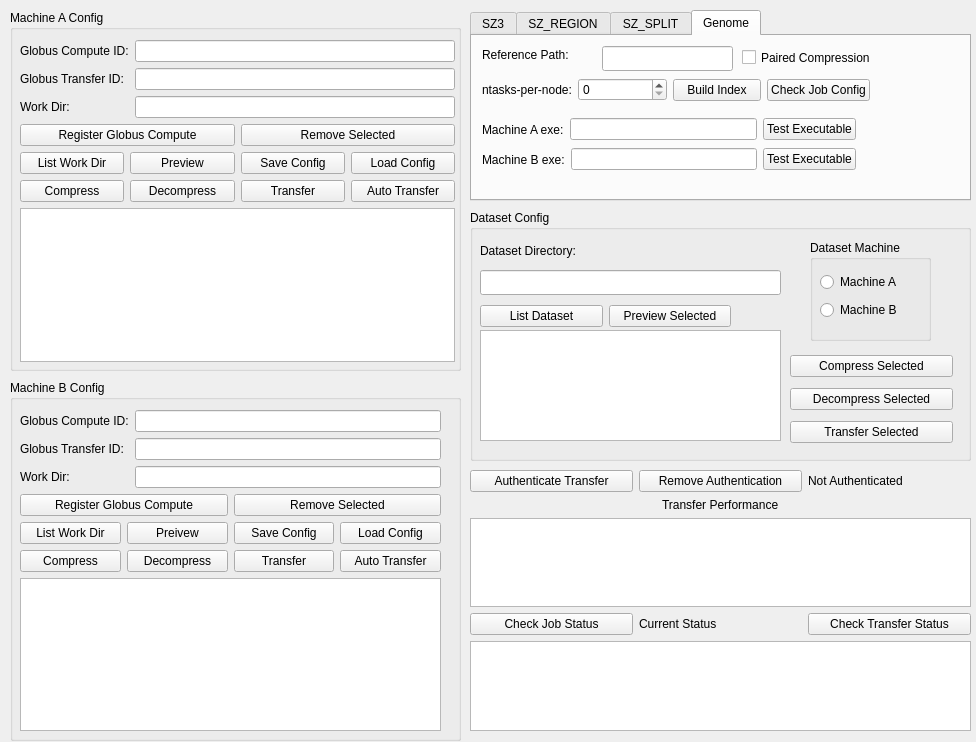
<?xml version="1.0" encoding="UTF-8"?>
<ui version="4.0">
 <class>Dialog</class>
 <widget class="QDialog" name="Dialog">
  <property name="geometry">
   <rect>
    <x>0</x>
    <y>0</y>
    <width>976</width>
    <height>742</height>
   </rect>
  </property>
  <property name="windowTitle">
   <string>GlobaZip</string>
  </property>
  <widget class="QTabWidget" name="compressorTabWdiget">
   <property name="geometry">
    <rect>
     <x>470</x>
     <y>10</y>
     <width>501</width>
     <height>191</height>
    </rect>
   </property>
   <property name="currentIndex">
    <number>3</number>
   </property>
   <widget class="QWidget" name="SZ3_tab">
    <attribute name="title">
     <string>SZ3</string>
    </attribute>
    <widget class="QGroupBox" name="error_bound_mode_groupbox">
     <property name="geometry">
      <rect>
       <x>270</x>
       <y>10</y>
       <width>191</width>
       <height>81</height>
      </rect>
     </property>
     <property name="title">
      <string>Error Bound Mode</string>
     </property>
     <widget class="QRadioButton" name="abs_mode_radio_button">
      <property name="geometry">
       <rect>
        <x>10</x>
        <y>30</y>
        <width>112</width>
        <height>23</height>
       </rect>
      </property>
      <property name="text">
       <string>ABS</string>
      </property>
     </widget>
     <widget class="QRadioButton" name="rel_radio_button">
      <property name="geometry">
       <rect>
        <x>60</x>
        <y>30</y>
        <width>112</width>
        <height>23</height>
       </rect>
      </property>
      <property name="text">
       <string>REL</string>
      </property>
     </widget>
     <widget class="QRadioButton" name="abs_and_rel_radio_button">
      <property name="geometry">
       <rect>
        <x>10</x>
        <y>50</y>
        <width>131</width>
        <height>23</height>
       </rect>
      </property>
      <property name="text">
       <string>ABS_AND_REL</string>
      </property>
     </widget>
    </widget>
    <widget class="QWidget" name="layoutWidget">
     <property name="geometry">
      <rect>
       <x>10</x>
       <y>90</y>
       <width>358</width>
       <height>33</height>
      </rect>
     </property>
     <layout class="QHBoxLayout" name="horizontalLayout_3">
      <item>
       <widget class="QLabel" name="label_12">
        <property name="text">
         <string>Machine A exe:</string>
        </property>
       </widget>
      </item>
      <item>
       <widget class="QLineEdit" name="sz3_executable_lineEdit_MA"/>
      </item>
      <item>
       <widget class="QPushButton" name="test_executable_button_ma">
        <property name="text">
         <string>Test Executable</string>
        </property>
       </widget>
      </item>
     </layout>
    </widget>
    <widget class="QWidget" name="layoutWidget">
     <property name="geometry">
      <rect>
       <x>10</x>
       <y>120</y>
       <width>358</width>
       <height>33</height>
      </rect>
     </property>
     <layout class="QHBoxLayout" name="horizontalLayout_4">
      <item>
       <widget class="QLabel" name="label_15">
        <property name="text">
         <string>Machine B exe:</string>
        </property>
       </widget>
      </item>
      <item>
       <widget class="QLineEdit" name="sz3_executable_lineEdit_MB"/>
      </item>
      <item>
       <widget class="QPushButton" name="test_executable_button_mb">
        <property name="text">
         <string>Test Executable</string>
        </property>
       </widget>
      </item>
     </layout>
    </widget>
    <widget class="QWidget" name="layoutWidget">
     <property name="geometry">
      <rect>
       <x>10</x>
       <y>20</y>
       <width>233</width>
       <height>27</height>
      </rect>
     </property>
     <layout class="QHBoxLayout" name="horizontalLayout_11">
      <item>
       <widget class="QLabel" name="label_7">
        <property name="text">
         <string>Data Dimension:</string>
        </property>
       </widget>
      </item>
      <item>
       <widget class="QLineEdit" name="data_dimension_lineEdit"/>
      </item>
     </layout>
    </widget>
    <widget class="QWidget" name="layoutWidget">
     <property name="geometry">
      <rect>
       <x>10</x>
       <y>60</y>
       <width>210</width>
       <height>27</height>
      </rect>
     </property>
     <layout class="QHBoxLayout" name="horizontalLayout_12">
      <item>
       <widget class="QLabel" name="label_8">
        <property name="text">
         <string>Error Bound:</string>
        </property>
       </widget>
      </item>
      <item>
       <widget class="QLineEdit" name="error_bound_lineEdit"/>
      </item>
     </layout>
    </widget>
   </widget>
   <widget class="QWidget" name="SZ_REGION_tab">
    <attribute name="title">
     <string>SZ_REGION</string>
    </attribute>
    <widget class="QWidget" name="layoutWidget">
     <property name="geometry">
      <rect>
       <x>10</x>
       <y>10</y>
       <width>443</width>
       <height>143</height>
      </rect>
     </property>
     <layout class="QVBoxLayout" name="verticalLayout_6">
      <item>
       <widget class="QLabel" name="label_11">
        <property name="text">
         <string>Please set default error bound and data dimension in the SZ3 tab</string>
        </property>
       </widget>
      </item>
      <item>
       <layout class="QHBoxLayout" name="horizontalLayout_14">
        <item>
         <widget class="QLabel" name="label_16">
          <property name="text">
           <string>Machine A exe:</string>
          </property>
         </widget>
        </item>
        <item>
         <widget class="QLineEdit" name="sz_region_executable_lineEdit_MA"/>
        </item>
        <item>
         <widget class="QPushButton" name="test_szregion_executable_button_ma">
          <property name="text">
           <string>Test Executable</string>
          </property>
         </widget>
        </item>
       </layout>
      </item>
      <item>
       <layout class="QHBoxLayout" name="horizontalLayout_15">
        <item>
         <widget class="QLabel" name="label_17">
          <property name="text">
           <string>Machine B exe:</string>
          </property>
         </widget>
        </item>
        <item>
         <widget class="QLineEdit" name="sz_region_executable_lineEdit_MB"/>
        </item>
        <item>
         <widget class="QPushButton" name="test_szregion_executable_button_mb">
          <property name="text">
           <string>Test Executable</string>
          </property>
         </widget>
        </item>
       </layout>
      </item>
      <item>
       <layout class="QHBoxLayout" name="horizontalLayout_16">
        <item>
         <widget class="QLabel" name="region_range_selection_status_label">
          <property name="text">
           <string>Not Selected</string>
          </property>
         </widget>
        </item>
        <item>
         <widget class="QLabel" name="label_18">
          <property name="text">
           <string>Preview data to set ranges or regions</string>
          </property>
         </widget>
        </item>
       </layout>
      </item>
      <item>
       <layout class="QHBoxLayout" name="horizontalLayout_13">
        <item>
         <widget class="QRadioButton" name="multi_range_compress_radio_button">
          <property name="text">
           <string>Multi-range compression</string>
          </property>
         </widget>
        </item>
        <item>
         <widget class="QRadioButton" name="multi_region_compress_radio_button">
          <property name="text">
           <string>Multi-region compression</string>
          </property>
         </widget>
        </item>
       </layout>
      </item>
     </layout>
    </widget>
   </widget>
   <widget class="QWidget" name="SZ_SPLIT_tab">
    <attribute name="title">
     <string>SZ_SPLIT</string>
    </attribute>
    <widget class="QLabel" name="label_19">
     <property name="geometry">
      <rect>
       <x>30</x>
       <y>10</y>
       <width>441</width>
       <height>19</height>
      </rect>
     </property>
     <property name="text">
      <string>Please set error bound and data dimension in the SZ3 tab</string>
     </property>
    </widget>
    <widget class="QWidget" name="layoutWidget_2">
     <property name="geometry">
      <rect>
       <x>10</x>
       <y>100</y>
       <width>374</width>
       <height>27</height>
      </rect>
     </property>
     <layout class="QHBoxLayout" name="horizontalLayout_18">
      <item>
       <widget class="QLabel" name="label_22">
        <property name="text">
         <string>Machine A exe:</string>
        </property>
       </widget>
      </item>
      <item>
       <widget class="QLineEdit" name="sz_split_executable_lineEdit_MA"/>
      </item>
      <item>
       <widget class="QPushButton" name="test_szsplit_executable_button_ma">
        <property name="text">
         <string>Test Executable</string>
        </property>
       </widget>
      </item>
     </layout>
    </widget>
    <widget class="QWidget" name="layoutWidget_3">
     <property name="geometry">
      <rect>
       <x>10</x>
       <y>130</y>
       <width>374</width>
       <height>27</height>
      </rect>
     </property>
     <layout class="QHBoxLayout" name="horizontalLayout_19">
      <item>
       <widget class="QLabel" name="label_23">
        <property name="text">
         <string>Machine B exe:</string>
        </property>
       </widget>
      </item>
      <item>
       <widget class="QLineEdit" name="sz_split_executable_lineEdit_MB"/>
      </item>
      <item>
       <widget class="QPushButton" name="test_szsplit_executable_button_mb">
        <property name="text">
         <string>Test Executable</string>
        </property>
       </widget>
      </item>
     </layout>
    </widget>
    <widget class="QWidget" name="">
     <property name="geometry">
      <rect>
       <x>10</x>
       <y>40</y>
       <width>372</width>
       <height>28</height>
      </rect>
     </property>
     <layout class="QHBoxLayout" name="horizontalLayout_17">
      <item>
       <widget class="QLabel" name="label_20">
        <property name="text">
         <string>nNode:</string>
        </property>
       </widget>
      </item>
      <item>
       <widget class="QSpinBox" name="szSplitnNodeSpinBox">
        <property name="maximum">
         <number>16</number>
        </property>
        <property name="value">
         <number>1</number>
        </property>
       </widget>
      </item>
      <item>
       <widget class="QLabel" name="label_21">
        <property name="text">
         <string>ntasks-per-node:</string>
        </property>
       </widget>
      </item>
      <item>
       <widget class="QSpinBox" name="szSplitnTaskSpinBox"/>
      </item>
      <item>
       <widget class="QCheckBox" name="szSplitmpiModecheckBox">
        <property name="text">
         <string>MPI mode</string>
        </property>
       </widget>
      </item>
     </layout>
    </widget>
    <widget class="QWidget" name="">
     <property name="geometry">
      <rect>
       <x>10</x>
       <y>70</y>
       <width>266</width>
       <height>28</height>
      </rect>
     </property>
     <layout class="QHBoxLayout" name="horizontalLayout_23">
      <item>
       <widget class="QLabel" name="label_27">
        <property name="text">
         <string>layer depth:</string>
        </property>
       </widget>
      </item>
      <item>
       <widget class="QSpinBox" name="szSplitLayerDepthSpinBox"/>
      </item>
      <item>
       <widget class="QPushButton" name="checkSZsplitJobConfigButton">
        <property name="text">
         <string>Check Job Config</string>
        </property>
       </widget>
      </item>
     </layout>
    </widget>
   </widget>
   <widget class="QWidget" name="Genome_tab">
    <attribute name="title">
     <string>Genome</string>
    </attribute>
    <widget class="QLabel" name="label_10">
     <property name="geometry">
      <rect>
       <x>10</x>
       <y>10</y>
       <width>111</width>
       <height>17</height>
      </rect>
     </property>
     <property name="text">
      <string>Reference Path:</string>
     </property>
    </widget>
    <widget class="QLineEdit" name="referencePath_lineEdit">
     <property name="geometry">
      <rect>
       <x>130</x>
       <y>10</y>
       <width>131</width>
       <height>25</height>
      </rect>
     </property>
    </widget>
    <widget class="QCheckBox" name="paired_compression_checkbox">
     <property name="geometry">
      <rect>
       <x>270</x>
       <y>10</y>
       <width>161</width>
       <height>23</height>
      </rect>
     </property>
     <property name="text">
      <string>Paired Compression</string>
     </property>
    </widget>
    <widget class="QWidget" name="layoutWidget_4">
     <property name="geometry">
      <rect>
       <x>10</x>
       <y>40</y>
       <width>388</width>
       <height>28</height>
      </rect>
     </property>
     <layout class="QHBoxLayout" name="horizontalLayout_20">
      <item>
       <widget class="QLabel" name="label_25">
        <property name="text">
         <string>ntasks-per-node:</string>
        </property>
       </widget>
      </item>
      <item>
       <widget class="QSpinBox" name="genome_ntasks_spinbox"/>
      </item>
      <item>
       <widget class="QPushButton" name="buildIndexButton">
        <property name="text">
         <string>Build Index</string>
        </property>
       </widget>
      </item>
      <item>
       <widget class="QPushButton" name="checkGenomeJobConfigButton">
        <property name="text">
         <string>Check Job Config</string>
        </property>
       </widget>
      </item>
     </layout>
    </widget>
    <widget class="QWidget" name="layoutWidget_5">
     <property name="geometry">
      <rect>
       <x>10</x>
       <y>80</y>
       <width>374</width>
       <height>27</height>
      </rect>
     </property>
     <layout class="QHBoxLayout" name="horizontalLayout_21">
      <item>
       <widget class="QLabel" name="label_24">
        <property name="text">
         <string>Machine A exe:</string>
        </property>
       </widget>
      </item>
      <item>
       <widget class="QLineEdit" name="genome_executable_lineEdit_MA"/>
      </item>
      <item>
       <widget class="QPushButton" name="test_genome_executable_button_ma">
        <property name="text">
         <string>Test Executable</string>
        </property>
       </widget>
      </item>
     </layout>
    </widget>
    <widget class="QWidget" name="layoutWidget_6">
     <property name="geometry">
      <rect>
       <x>10</x>
       <y>110</y>
       <width>374</width>
       <height>27</height>
      </rect>
     </property>
     <layout class="QHBoxLayout" name="horizontalLayout_22">
      <item>
       <widget class="QLabel" name="label_26">
        <property name="text">
         <string>Machine B exe:</string>
        </property>
       </widget>
      </item>
      <item>
       <widget class="QLineEdit" name="genome_executable_lineEdit_MB"/>
      </item>
      <item>
       <widget class="QPushButton" name="test_genome_executable_button_mb">
        <property name="text">
         <string>Test Executable</string>
        </property>
       </widget>
      </item>
     </layout>
    </widget>
   </widget>
  </widget>
  <widget class="QGroupBox" name="groupBox">
   <property name="geometry">
    <rect>
     <x>10</x>
     <y>10</y>
     <width>451</width>
     <height>361</height>
    </rect>
   </property>
   <property name="title">
    <string>Machine A Config</string>
   </property>
   <widget class="QWidget" name="layoutWidget">
    <property name="geometry">
     <rect>
      <x>10</x>
      <y>30</y>
      <width>435</width>
      <height>322</height>
     </rect>
    </property>
    <layout class="QVBoxLayout" name="verticalLayout">
     <item>
      <layout class="QFormLayout" name="formLayout">
       <item row="0" column="0">
        <widget class="QLabel" name="label">
         <property name="text">
          <string>Globus Compute ID:</string>
         </property>
        </widget>
       </item>
       <item row="0" column="1">
        <widget class="QLineEdit" name="funcx_id_lineedit_a"/>
       </item>
       <item row="1" column="0">
        <widget class="QLabel" name="label_2">
         <property name="text">
          <string>Globus Transfer ID:</string>
         </property>
        </widget>
       </item>
       <item row="1" column="1">
        <widget class="QLineEdit" name="globus_id_lineedit_a"/>
       </item>
       <item row="2" column="0">
        <widget class="QLabel" name="label_3">
         <property name="text">
          <string>Work Dir:</string>
         </property>
        </widget>
       </item>
       <item row="2" column="1">
        <widget class="QLineEdit" name="workdir_lineedit_a"/>
       </item>
      </layout>
     </item>
     <item>
      <layout class="QHBoxLayout" name="horizontalLayout_8">
       <item>
        <widget class="QPushButton" name="register_globus_compute_button_a">
         <property name="text">
          <string>Register Globus Compute</string>
         </property>
        </widget>
       </item>
       <item>
        <widget class="QPushButton" name="remove_files_button_a">
         <property name="text">
          <string>Remove Selected</string>
         </property>
        </widget>
       </item>
      </layout>
     </item>
     <item>
      <layout class="QHBoxLayout" name="horizontalLayout">
       <item>
        <widget class="QPushButton" name="list_workdir_button_a">
         <property name="text">
          <string>List Work Dir</string>
         </property>
        </widget>
       </item>
       <item>
        <widget class="QPushButton" name="preview_data_button_ma">
         <property name="text">
          <string>Preview</string>
         </property>
        </widget>
       </item>
       <item>
        <widget class="QPushButton" name="save_config_button_a">
         <property name="text">
          <string>Save Config</string>
         </property>
        </widget>
       </item>
       <item>
        <widget class="QPushButton" name="load_config_button_a">
         <property name="text">
          <string>Load Config</string>
         </property>
        </widget>
       </item>
      </layout>
     </item>
     <item>
      <layout class="QHBoxLayout" name="horizontalLayout_6">
       <item>
        <widget class="QPushButton" name="compress_button_a">
         <property name="text">
          <string>Compress</string>
         </property>
        </widget>
       </item>
       <item>
        <widget class="QPushButton" name="decompress_button_a">
         <property name="text">
          <string>Decompress</string>
         </property>
        </widget>
       </item>
       <item>
        <widget class="QPushButton" name="transfer_button_a">
         <property name="text">
          <string>Transfer</string>
         </property>
        </widget>
       </item>
       <item>
        <widget class="QPushButton" name="auto_transfer_button_a">
         <property name="text">
          <string>Auto Transfer</string>
         </property>
        </widget>
       </item>
      </layout>
     </item>
     <item>
      <widget class="QListWidget" name="workdir_listwidget_a"/>
     </item>
    </layout>
   </widget>
  </widget>
  <widget class="QGroupBox" name="groupBox_2">
   <property name="geometry">
    <rect>
     <x>10</x>
     <y>380</y>
     <width>451</width>
     <height>361</height>
    </rect>
   </property>
   <property name="title">
    <string>Machine B Config</string>
   </property>
   <widget class="QWidget" name="layoutWidget">
    <property name="geometry">
     <rect>
      <x>10</x>
      <y>30</y>
      <width>421</width>
      <height>321</height>
     </rect>
    </property>
    <layout class="QVBoxLayout" name="verticalLayout_2">
     <item>
      <layout class="QFormLayout" name="formLayout_2">
       <item row="0" column="0">
        <widget class="QLabel" name="label_4">
         <property name="text">
          <string>Globus Compute ID:</string>
         </property>
        </widget>
       </item>
       <item row="0" column="1">
        <widget class="QLineEdit" name="funcx_id_lineedit_b"/>
       </item>
       <item row="1" column="0">
        <widget class="QLabel" name="label_5">
         <property name="text">
          <string>Globus Transfer ID:</string>
         </property>
        </widget>
       </item>
       <item row="1" column="1">
        <widget class="QLineEdit" name="globus_id_lineedit_b"/>
       </item>
       <item row="2" column="0">
        <widget class="QLabel" name="label_6">
         <property name="text">
          <string>Work Dir:</string>
         </property>
        </widget>
       </item>
       <item row="2" column="1">
        <widget class="QLineEdit" name="workdir_lineedit_b"/>
       </item>
      </layout>
     </item>
     <item>
      <layout class="QHBoxLayout" name="horizontalLayout_9">
       <item>
        <widget class="QPushButton" name="register_globus_compute_button_b">
         <property name="text">
          <string>Register Globus Compute</string>
         </property>
        </widget>
       </item>
       <item>
        <widget class="QPushButton" name="remove_files_button_b">
         <property name="text">
          <string>Remove Selected</string>
         </property>
        </widget>
       </item>
      </layout>
     </item>
     <item>
      <layout class="QHBoxLayout" name="horizontalLayout_2">
       <item>
        <widget class="QPushButton" name="list_workdir_button_b">
         <property name="text">
          <string>List Work Dir</string>
         </property>
        </widget>
       </item>
       <item>
        <widget class="QPushButton" name="preview_data_button_mb">
         <property name="text">
          <string>Preivew</string>
         </property>
        </widget>
       </item>
       <item>
        <widget class="QPushButton" name="save_config_button_b">
         <property name="text">
          <string>Save Config</string>
         </property>
        </widget>
       </item>
       <item>
        <widget class="QPushButton" name="load_config_button_b">
         <property name="text">
          <string>Load Config</string>
         </property>
        </widget>
       </item>
      </layout>
     </item>
     <item>
      <layout class="QHBoxLayout" name="horizontalLayout_7">
       <item>
        <widget class="QPushButton" name="compress_button_b">
         <property name="text">
          <string>Compress</string>
         </property>
        </widget>
       </item>
       <item>
        <widget class="QPushButton" name="decompress_button_b">
         <property name="text">
          <string>Decompress</string>
         </property>
        </widget>
       </item>
       <item>
        <widget class="QPushButton" name="transfer_button_b">
         <property name="text">
          <string>Transfer</string>
         </property>
        </widget>
       </item>
       <item>
        <widget class="QPushButton" name="auto_transfer_button_b">
         <property name="text">
          <string>Auto Transfer</string>
         </property>
        </widget>
       </item>
      </layout>
     </item>
     <item>
      <widget class="QListWidget" name="workdir_listwidget_b"/>
     </item>
    </layout>
   </widget>
  </widget>
  <widget class="QWidget" name="layoutWidget">
   <property name="geometry">
    <rect>
     <x>470</x>
     <y>470</y>
     <width>501</width>
     <height>261</height>
    </rect>
   </property>
   <layout class="QVBoxLayout" name="verticalLayout_4">
    <item>
     <layout class="QHBoxLayout" name="horizontalLayout_5">
      <item>
       <widget class="QPushButton" name="authenticate_button">
        <property name="text">
         <string>Authenticate Transfer</string>
        </property>
       </widget>
      </item>
      <item>
       <widget class="QPushButton" name="remove_authenticate_button">
        <property name="text">
         <string>Remove Authentication</string>
        </property>
       </widget>
      </item>
      <item>
       <widget class="QLabel" name="authenticate_status_label">
        <property name="text">
         <string>Not Authenticated</string>
        </property>
       </widget>
      </item>
     </layout>
    </item>
    <item alignment="Qt::AlignHCenter">
     <widget class="QLabel" name="label_13">
      <property name="text">
       <string>Transfer Performance</string>
      </property>
     </widget>
    </item>
    <item>
     <widget class="QTextEdit" name="transfer_performance_textEdit"/>
    </item>
    <item>
     <layout class="QHBoxLayout" name="horizontalLayout_24">
      <item>
       <widget class="QPushButton" name="checkJobStatusButton">
        <property name="text">
         <string>Check Job Status</string>
        </property>
       </widget>
      </item>
      <item>
       <widget class="QLabel" name="label_14">
        <property name="text">
         <string>Current Status</string>
        </property>
       </widget>
      </item>
      <item>
       <widget class="QPushButton" name="checkTransferStatusButton">
        <property name="text">
         <string>Check Transfer Status</string>
        </property>
       </widget>
      </item>
     </layout>
    </item>
    <item>
     <widget class="QTextEdit" name="current_status_textEdit"/>
    </item>
   </layout>
  </widget>
  <widget class="QGroupBox" name="groupBox_5">
   <property name="geometry">
    <rect>
     <x>470</x>
     <y>210</y>
     <width>501</width>
     <height>251</height>
    </rect>
   </property>
   <property name="title">
    <string>Dataset Config</string>
   </property>
   <widget class="QGroupBox" name="dataset_machine_group_box">
    <property name="geometry">
     <rect>
      <x>340</x>
      <y>30</y>
      <width>121</width>
      <height>101</height>
     </rect>
    </property>
    <property name="title">
     <string>Dataset Machine</string>
    </property>
    <widget class="QWidget" name="layoutWidget">
     <property name="geometry">
      <rect>
       <x>10</x>
       <y>30</y>
       <width>98</width>
       <height>54</height>
      </rect>
     </property>
     <layout class="QVBoxLayout" name="verticalLayout_3">
      <item>
       <widget class="QRadioButton" name="machine_a_radio_button">
        <property name="text">
         <string>Machine A</string>
        </property>
       </widget>
      </item>
      <item>
       <widget class="QRadioButton" name="machine_b_radio_button">
        <property name="text">
         <string>Machine B</string>
        </property>
       </widget>
      </item>
     </layout>
    </widget>
   </widget>
   <widget class="QLabel" name="label_9">
    <property name="geometry">
     <rect>
      <x>10</x>
      <y>30</y>
      <width>131</width>
      <height>21</height>
     </rect>
    </property>
    <property name="text">
     <string>Dataset Directory:</string>
    </property>
   </widget>
   <widget class="QLineEdit" name="dataset_directory_lineEdit">
    <property name="geometry">
     <rect>
      <x>10</x>
      <y>60</y>
      <width>301</width>
      <height>25</height>
     </rect>
    </property>
   </widget>
   <widget class="QListWidget" name="dataset_dir_listWidget">
    <property name="geometry">
     <rect>
      <x>10</x>
      <y>120</y>
      <width>301</width>
      <height>111</height>
     </rect>
    </property>
   </widget>
   <widget class="QWidget" name="layoutWidget">
    <property name="geometry">
     <rect>
      <x>320</x>
      <y>140</y>
      <width>163</width>
      <height>100</height>
     </rect>
    </property>
    <layout class="QVBoxLayout" name="verticalLayout_5">
     <item>
      <widget class="QPushButton" name="compress_selected_button">
       <property name="text">
        <string>Compress Selected</string>
       </property>
      </widget>
     </item>
     <item>
      <widget class="QPushButton" name="decompress_selected_button">
       <property name="text">
        <string>Decompress Selected</string>
       </property>
      </widget>
     </item>
     <item>
      <widget class="QPushButton" name="transfer_selected_button">
       <property name="text">
        <string>Transfer Selected</string>
       </property>
      </widget>
     </item>
    </layout>
   </widget>
   <widget class="QWidget" name="layoutWidget">
    <property name="geometry">
     <rect>
      <x>10</x>
      <y>90</y>
      <width>251</width>
      <height>32</height>
     </rect>
    </property>
    <layout class="QHBoxLayout" name="horizontalLayout_10">
     <item>
      <widget class="QPushButton" name="list_dataset_button">
       <property name="text">
        <string>List Dataset</string>
       </property>
      </widget>
     </item>
     <item>
      <widget class="QPushButton" name="preview_data_button">
       <property name="text">
        <string>Preview Selected</string>
       </property>
      </widget>
     </item>
    </layout>
   </widget>
  </widget>
 </widget>
 <resources/>
 <connections/>
</ui>
